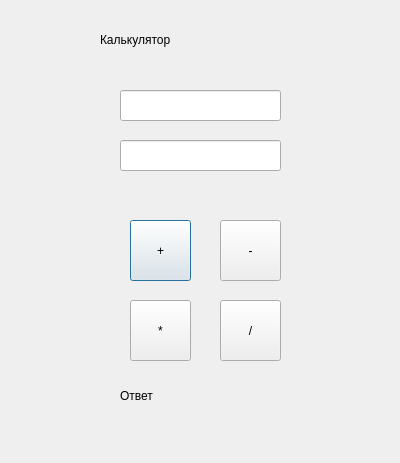
<?xml version="1.0" encoding="UTF-8"?>
<ui version="4.0">
 <class>Dialog</class>
 <widget class="QDialog" name="Dialog">
  <property name="geometry">
   <rect>
    <x>0</x>
    <y>0</y>
    <width>400</width>
    <height>463</height>
   </rect>
  </property>
  <property name="windowTitle">
   <string>Dialog</string>
  </property>
  <property name="styleSheet">
   <string notr="true">font: 20pt &quot;MS Serif&quot;;
font: 8pt &quot;NSimSun&quot;;</string>
  </property>
  <widget class="QLabel" name="label">
   <property name="enabled">
    <bool>true</bool>
   </property>
   <property name="geometry">
    <rect>
     <x>100</x>
     <y>-210</y>
     <width>400</width>
     <height>500</height>
    </rect>
   </property>
   <property name="styleSheet">
    <string notr="true">font: 72pt &quot;MS Shell Dlg 2&quot;;
font: 75 26pt &quot;MS Shell Dlg 2&quot;;</string>
   </property>
   <property name="text">
    <string>Калькулятор</string>
   </property>
  </widget>
  <widget class="QLineEdit" name="input1">
   <property name="geometry">
    <rect>
     <x>120</x>
     <y>90</y>
     <width>161</width>
     <height>31</height>
    </rect>
   </property>
  </widget>
  <widget class="QLineEdit" name="input2">
   <property name="geometry">
    <rect>
     <x>120</x>
     <y>140</y>
     <width>161</width>
     <height>31</height>
    </rect>
   </property>
  </widget>
  <widget class="QPushButton" name="add">
   <property name="geometry">
    <rect>
     <x>130</x>
     <y>220</y>
     <width>61</width>
     <height>61</height>
    </rect>
   </property>
   <property name="styleSheet">
    <string notr="true">font: 14pt &quot;MS Shell Dlg 2&quot;;</string>
   </property>
   <property name="text">
    <string>+</string>
   </property>
  </widget>
  <widget class="QPushButton" name="sub">
   <property name="geometry">
    <rect>
     <x>220</x>
     <y>220</y>
     <width>61</width>
     <height>61</height>
    </rect>
   </property>
   <property name="styleSheet">
    <string notr="true">font: 20pt &quot;MS Shell Dlg 2&quot;;</string>
   </property>
   <property name="text">
    <string>-</string>
   </property>
  </widget>
  <widget class="QPushButton" name="div">
   <property name="geometry">
    <rect>
     <x>220</x>
     <y>300</y>
     <width>61</width>
     <height>61</height>
    </rect>
   </property>
   <property name="styleSheet">
    <string notr="true">font: 20pt &quot;MS Shell Dlg 2&quot;;</string>
   </property>
   <property name="text">
    <string>/</string>
   </property>
  </widget>
  <widget class="QPushButton" name="mult">
   <property name="geometry">
    <rect>
     <x>130</x>
     <y>300</y>
     <width>61</width>
     <height>61</height>
    </rect>
   </property>
   <property name="styleSheet">
    <string notr="true">font: 20pt &quot;MS Shell Dlg 2&quot;;</string>
   </property>
   <property name="text">
    <string>*</string>
   </property>
  </widget>
  <widget class="QLabel" name="result">
   <property name="geometry">
    <rect>
     <x>120</x>
     <y>380</y>
     <width>400</width>
     <height>31</height>
    </rect>
   </property>
   <property name="styleSheet">
    <string notr="true">font: 20pt &quot;MS Shell Dlg 2&quot;;</string>
   </property>
   <property name="text">
    <string>Ответ</string>
   </property>
  </widget>
 </widget>
 <resources/>
 <connections/>
</ui>
